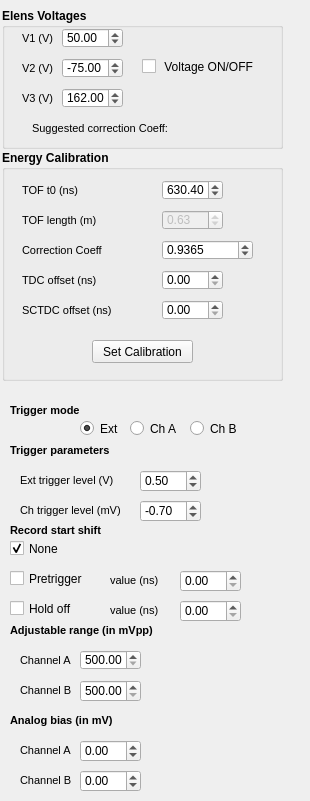
    <widget class="QWidget" name="aa">
     <attribute name="title">
      <string>Calibration</string>
     </attribute>
     <widget class="QLabel" name="label_10">
      <property name="geometry">
       <rect>
        <x>10</x>
        <y>440</y>
        <width>291</width>
        <height>21</height>
       </rect>
      </property>
      <property name="font">
       <font>
        <pointsize>8</pointsize>
        <weight>75</weight>
        <bold>true</bold>
       </font>
      </property>
      <property name="text">
       <string>Trigger parameters</string>
      </property>
     </widget>
     <widget class="QLabel" name="label_18">
      <property name="geometry">
       <rect>
        <x>10</x>
        <y>710</y>
        <width>290</width>
        <height>20</height>
       </rect>
      </property>
      <property name="font">
       <font>
        <pointsize>8</pointsize>
        <weight>75</weight>
        <bold>true</bold>
       </font>
      </property>
      <property name="text">
       <string>Analog bias (in mV)</string>
      </property>
     </widget>
     <widget class="QDoubleSpinBox" name="VbiasA_button">
      <property name="geometry">
       <rect>
        <x>80</x>
        <y>740</y>
        <width>61</width>
        <height>22</height>
       </rect>
      </property>
      <property name="minimum">
       <double>-500.000000000000000</double>
      </property>
      <property name="maximum">
       <double>500.000000000000000</double>
      </property>
      <property name="singleStep">
       <double>0.100000000000000</double>
      </property>
     </widget>
     <widget class="QLabel" name="label_21">
      <property name="geometry">
       <rect>
        <x>20</x>
        <y>740</y>
        <width>51</width>
        <height>21</height>
       </rect>
      </property>
      <property name="font">
       <font>
        <pointsize>8</pointsize>
        <weight>50</weight>
        <bold>false</bold>
       </font>
      </property>
      <property name="text">
       <string>Channel A</string>
      </property>
     </widget>
     <widget class="QLabel" name="label_32">
      <property name="geometry">
       <rect>
        <x>20</x>
        <y>770</y>
        <width>51</width>
        <height>21</height>
       </rect>
      </property>
      <property name="font">
       <font>
        <pointsize>8</pointsize>
        <weight>50</weight>
        <bold>false</bold>
       </font>
      </property>
      <property name="text">
       <string>Channel B</string>
      </property>
     </widget>
     <widget class="QDoubleSpinBox" name="VbiasB_button">
      <property name="geometry">
       <rect>
        <x>80</x>
        <y>770</y>
        <width>61</width>
        <height>22</height>
       </rect>
      </property>
      <property name="minimum">
       <double>-500.000000000000000</double>
      </property>
      <property name="maximum">
       <double>500.000000000000000</double>
      </property>
      <property name="singleStep">
       <double>0.100000000000000</double>
      </property>
     </widget>
     <widget class="QLabel" name="label_33">
      <property name="geometry">
       <rect>
        <x>20</x>
        <y>470</y>
        <width>101</width>
        <height>21</height>
       </rect>
      </property>
      <property name="font">
       <font>
        <pointsize>8</pointsize>
        <weight>50</weight>
        <bold>false</bold>
       </font>
      </property>
      <property name="text">
       <string>Ext trigger level (V)</string>
      </property>
     </widget>
     <widget class="QDoubleSpinBox" name="TrigExtLvl_button">
      <property name="geometry">
       <rect>
        <x>140</x>
        <y>470</y>
        <width>61</width>
        <height>22</height>
       </rect>
      </property>
      <property name="minimum">
       <double>-0.500000000000000</double>
      </property>
      <property name="maximum">
       <double>3.300000000000000</double>
      </property>
      <property name="singleStep">
       <double>0.100000000000000</double>
      </property>
      <property name="value">
       <double>0.500000000000000</double>
      </property>
     </widget>
     <widget class="QLabel" name="label_34">
      <property name="geometry">
       <rect>
        <x>20</x>
        <y>500</y>
        <width>111</width>
        <height>21</height>
       </rect>
      </property>
      <property name="font">
       <font>
        <pointsize>8</pointsize>
        <weight>50</weight>
        <bold>false</bold>
       </font>
      </property>
      <property name="text">
       <string>Ch trigger level (mV)</string>
      </property>
     </widget>
     <widget class="QDoubleSpinBox" name="TrigChLvl_button">
      <property name="geometry">
       <rect>
        <x>140</x>
        <y>500</y>
        <width>61</width>
        <height>22</height>
       </rect>
      </property>
      <property name="minimum">
       <double>-500.000000000000000</double>
      </property>
      <property name="maximum">
       <double>500.000000000000000</double>
      </property>
      <property name="singleStep">
       <double>0.100000000000000</double>
      </property>
      <property name="value">
       <double>-0.700000000000000</double>
      </property>
     </widget>
     <widget class="QLabel" name="label_16">
      <property name="geometry">
       <rect>
        <x>10</x>
        <y>520</y>
        <width>290</width>
        <height>21</height>
       </rect>
      </property>
      <property name="font">
       <font>
        <pointsize>8</pointsize>
        <weight>75</weight>
        <bold>true</bold>
       </font>
      </property>
      <property name="text">
       <string>Record start shift</string>
      </property>
     </widget>
     <widget class="QCheckBox" name="NoPretriggerHoldoff_button">
      <property name="geometry">
       <rect>
        <x>10</x>
        <y>540</y>
        <width>161</width>
        <height>17</height>
       </rect>
      </property>
      <property name="text">
       <string>None</string>
      </property>
      <property name="checked">
       <bool>true</bool>
      </property>
     </widget>
     <widget class="QCheckBox" name="Pretrigger_button">
      <property name="geometry">
       <rect>
        <x>10</x>
        <y>570</y>
        <width>161</width>
        <height>17</height>
       </rect>
      </property>
      <property name="text">
       <string>Pretrigger</string>
      </property>
      <property name="checked">
       <bool>false</bool>
      </property>
     </widget>
     <widget class="QCheckBox" name="Holdoff_button">
      <property name="geometry">
       <rect>
        <x>10</x>
        <y>600</y>
        <width>161</width>
        <height>17</height>
       </rect>
      </property>
      <property name="text">
       <string>Hold off</string>
      </property>
      <property name="checked">
       <bool>false</bool>
      </property>
     </widget>
     <widget class="QLabel" name="label_35">
      <property name="geometry">
       <rect>
        <x>110</x>
        <y>570</y>
        <width>61</width>
        <height>21</height>
       </rect>
      </property>
      <property name="font">
       <font>
        <pointsize>8</pointsize>
        <weight>50</weight>
        <bold>false</bold>
       </font>
      </property>
      <property name="text">
       <string>value (ns)</string>
      </property>
     </widget>
     <widget class="QDoubleSpinBox" name="PretriggerVal_button">
      <property name="geometry">
       <rect>
        <x>180</x>
        <y>570</y>
        <width>61</width>
        <height>22</height>
       </rect>
      </property>
     </widget>
     <widget class="QLabel" name="label_36">
      <property name="geometry">
       <rect>
        <x>110</x>
        <y>600</y>
        <width>61</width>
        <height>21</height>
       </rect>
      </property>
      <property name="font">
       <font>
        <pointsize>8</pointsize>
        <weight>50</weight>
        <bold>false</bold>
       </font>
      </property>
      <property name="text">
       <string>value (ns)</string>
      </property>
     </widget>
     <widget class="QDoubleSpinBox" name="HoldoffVal_button">
      <property name="geometry">
       <rect>
        <x>180</x>
        <y>600</y>
        <width>61</width>
        <height>22</height>
       </rect>
      </property>
     </widget>
     <widget class="QRadioButton" name="TrigB_button">
      <property name="geometry">
       <rect>
        <x>190</x>
        <y>420</y>
        <width>82</width>
        <height>17</height>
       </rect>
      </property>
      <property name="text">
       <string>Ch B</string>
      </property>
      <property name="autoExclusive">
       <bool>false</bool>
      </property>
     </widget>
     <widget class="QRadioButton" name="TrigExt_button">
      <property name="geometry">
       <rect>
        <x>80</x>
        <y>420</y>
        <width>82</width>
        <height>17</height>
       </rect>
      </property>
      <property name="text">
       <string>Ext</string>
      </property>
      <property name="checked">
       <bool>true</bool>
      </property>
      <property name="autoExclusive">
       <bool>false</bool>
      </property>
     </widget>
     <widget class="QRadioButton" name="TrigA_button">
      <property name="geometry">
       <rect>
        <x>130</x>
        <y>420</y>
        <width>82</width>
        <height>17</height>
       </rect>
      </property>
      <property name="text">
       <string>Ch A</string>
      </property>
      <property name="checked">
       <bool>false</bool>
      </property>
      <property name="autoExclusive">
       <bool>false</bool>
      </property>
     </widget>
     <widget class="QLabel" name="label_17">
      <property name="geometry">
       <rect>
        <x>10</x>
        <y>400</y>
        <width>291</width>
        <height>21</height>
       </rect>
      </property>
      <property name="font">
       <font>
        <pointsize>8</pointsize>
        <weight>75</weight>
        <bold>true</bold>
       </font>
      </property>
      <property name="text">
       <string>Trigger mode</string>
      </property>
     </widget>
     <widget class="QLabel" name="label_41">
      <property name="geometry">
       <rect>
        <x>10</x>
        <y>620</y>
        <width>290</width>
        <height>20</height>
       </rect>
      </property>
      <property name="font">
       <font>
        <pointsize>8</pointsize>
        <weight>75</weight>
        <bold>true</bold>
       </font>
      </property>
      <property name="text">
       <string>Adjustable range (in mVpp)</string>
      </property>
     </widget>
     <widget class="QLabel" name="label_42">
      <property name="geometry">
       <rect>
        <x>20</x>
        <y>650</y>
        <width>51</width>
        <height>20</height>
       </rect>
      </property>
      <property name="font">
       <font>
        <pointsize>8</pointsize>
        <weight>50</weight>
        <bold>false</bold>
       </font>
      </property>
      <property name="text">
       <string>Channel A</string>
      </property>
     </widget>
     <widget class="QDoubleSpinBox" name="VrangeA_button">
      <property name="geometry">
       <rect>
        <x>80</x>
        <y>650</y>
        <width>61</width>
        <height>20</height>
       </rect>
      </property>
      <property name="minimum">
       <double>500.000000000000000</double>
      </property>
      <property name="maximum">
       <double>16000.000000000000000</double>
      </property>
      <property name="singleStep">
       <double>10.000000000000000</double>
      </property>
     </widget>
     <widget class="QDoubleSpinBox" name="VrangeB_button">
      <property name="geometry">
       <rect>
        <x>80</x>
        <y>680</y>
        <width>61</width>
        <height>22</height>
       </rect>
      </property>
      <property name="minimum">
       <double>500.000000000000000</double>
      </property>
      <property name="maximum">
       <double>160000.000000000000000</double>
      </property>
      <property name="singleStep">
       <double>1.000000000000000</double>
      </property>
     </widget>
     <widget class="QLabel" name="label_43">
      <property name="geometry">
       <rect>
        <x>20</x>
        <y>680</y>
        <width>51</width>
        <height>21</height>
       </rect>
      </property>
      <property name="font">
       <font>
        <pointsize>8</pointsize>
        <weight>50</weight>
        <bold>false</bold>
       </font>
      </property>
      <property name="text">
       <string>Channel B</string>
      </property>
     </widget>
     <widget class="QGroupBox" name="groupBox_3">
      <property name="geometry">
       <rect>
        <x>2</x>
        <y>150</y>
        <width>281</width>
        <height>231</height>
       </rect>
      </property>
      <property name="font">
       <font>
        <weight>75</weight>
        <bold>true</bold>
       </font>
      </property>
      <property name="title">
       <string>Energy Calibration</string>
      </property>
      <widget class="QDoubleSpinBox" name="TOFT0_button">
       <property name="geometry">
        <rect>
         <x>160</x>
         <y>30</y>
         <width>61</width>
         <height>20</height>
        </rect>
       </property>
       <property name="font">
        <font>
         <weight>50</weight>
         <bold>false</bold>
        </font>
       </property>
       <property name="decimals">
        <number>2</number>
       </property>
       <property name="minimum">
        <double>0.000000000000000</double>
       </property>
       <property name="maximum">
        <double>2000.000000000000000</double>
       </property>
       <property name="value">
        <double>630.399999999999977</double>
       </property>
      </widget>
      <widget class="QLabel" name="label_46">
       <property name="geometry">
        <rect>
         <x>20</x>
         <y>30</y>
         <width>121</width>
         <height>21</height>
        </rect>
       </property>
       <property name="font">
        <font>
         <pointsize>8</pointsize>
         <weight>50</weight>
         <bold>false</bold>
        </font>
       </property>
       <property name="text">
        <string>TOF t0 (ns)</string>
       </property>
      </widget>
      <widget class="QLabel" name="label_47">
       <property name="geometry">
        <rect>
         <x>20</x>
         <y>90</y>
         <width>121</width>
         <height>21</height>
        </rect>
       </property>
       <property name="font">
        <font>
         <pointsize>8</pointsize>
         <weight>50</weight>
         <bold>false</bold>
        </font>
       </property>
       <property name="text">
        <string>Correction Coeff</string>
       </property>
      </widget>
      <widget class="QDoubleSpinBox" name="CalibCoeff_button">
       <property name="geometry">
        <rect>
         <x>160</x>
         <y>90</y>
         <width>91</width>
         <height>20</height>
        </rect>
       </property>
       <property name="font">
        <font>
         <weight>50</weight>
         <bold>false</bold>
        </font>
       </property>
       <property name="decimals">
        <number>4</number>
       </property>
       <property name="minimum">
        <double>0.000000000000000</double>
       </property>
       <property name="maximum">
        <double>10.000000000000000</double>
       </property>
       <property name="value">
        <double>0.936500000000000</double>
       </property>
      </widget>
      <widget class="QLabel" name="label_48">
       <property name="geometry">
        <rect>
         <x>20</x>
         <y>60</y>
         <width>121</width>
         <height>21</height>
        </rect>
       </property>
       <property name="font">
        <font>
         <pointsize>8</pointsize>
         <weight>50</weight>
         <bold>false</bold>
        </font>
       </property>
       <property name="text">
        <string>TOF length (m)</string>
       </property>
      </widget>
      <widget class="QDoubleSpinBox" name="TOFlength_button">
       <property name="enabled">
        <bool>false</bool>
       </property>
       <property name="geometry">
        <rect>
         <x>160</x>
         <y>60</y>
         <width>61</width>
         <height>20</height>
        </rect>
       </property>
       <property name="font">
        <font>
         <weight>50</weight>
         <bold>false</bold>
        </font>
       </property>
       <property name="decimals">
        <number>2</number>
       </property>
       <property name="minimum">
        <double>0.000000000000000</double>
       </property>
       <property name="maximum">
        <double>2000.000000000000000</double>
       </property>
       <property name="singleStep">
        <double>0.001000000000000</double>
       </property>
       <property name="value">
        <double>0.630000000000000</double>
       </property>
      </widget>
      <widget class="QLabel" name="label_52">
       <property name="geometry">
        <rect>
         <x>20</x>
         <y>120</y>
         <width>121</width>
         <height>21</height>
        </rect>
       </property>
       <property name="font">
        <font>
         <pointsize>8</pointsize>
         <weight>50</weight>
         <bold>false</bold>
        </font>
       </property>
       <property name="text">
        <string>TDC offset (ns)</string>
       </property>
      </widget>
      <widget class="QDoubleSpinBox" name="TDCOffset_button">
       <property name="geometry">
        <rect>
         <x>160</x>
         <y>120</y>
         <width>61</width>
         <height>20</height>
        </rect>
       </property>
       <property name="font">
        <font>
         <weight>50</weight>
         <bold>false</bold>
        </font>
       </property>
       <property name="decimals">
        <number>2</number>
       </property>
       <property name="minimum">
        <double>0.000000000000000</double>
       </property>
       <property name="maximum">
        <double>2000.000000000000000</double>
       </property>
       <property name="value">
        <double>0.000000000000000</double>
       </property>
      </widget>
      <widget class="QLabel" name="label_53">
       <property name="geometry">
        <rect>
         <x>20</x>
         <y>150</y>
         <width>120</width>
         <height>21</height>
        </rect>
       </property>
       <property name="font">
        <font>
         <pointsize>8</pointsize>
         <weight>50</weight>
         <bold>false</bold>
        </font>
       </property>
       <property name="text">
        <string>SCTDC offset (ns)</string>
       </property>
      </widget>
      <widget class="QDoubleSpinBox" name="SCTDCOffset_button">
       <property name="geometry">
        <rect>
         <x>160</x>
         <y>150</y>
         <width>61</width>
         <height>20</height>
        </rect>
       </property>
       <property name="font">
        <font>
         <weight>50</weight>
         <bold>false</bold>
        </font>
       </property>
       <property name="decimals">
        <number>2</number>
       </property>
       <property name="minimum">
        <double>0.000000000000000</double>
       </property>
       <property name="maximum">
        <double>2000.000000000000000</double>
       </property>
       <property name="value">
        <double>0.000000000000000</double>
       </property>
      </widget>
      <widget class="QPushButton" name="SetCalib_button">
       <property name="geometry">
        <rect>
         <x>90</x>
         <y>190</y>
         <width>101</width>
         <height>23</height>
        </rect>
       </property>
       <property name="font">
        <font>
         <weight>50</weight>
         <bold>false</bold>
        </font>
       </property>
       <property name="text">
        <string>Set Calibration</string>
       </property>
      </widget>
     </widget>
     <widget class="QGroupBox" name="groupBox_4">
      <property name="geometry">
       <rect>
        <x>2</x>
        <y>8</y>
        <width>281</width>
        <height>141</height>
       </rect>
      </property>
      <property name="font">
       <font>
        <weight>75</weight>
        <bold>true</bold>
       </font>
      </property>
      <property name="title">
       <string>Elens Voltages</string>
      </property>
      <widget class="QLabel" name="label_49">
       <property name="geometry">
        <rect>
         <x>20</x>
         <y>20</y>
         <width>31</width>
         <height>21</height>
        </rect>
       </property>
       <property name="font">
        <font>
         <pointsize>8</pointsize>
         <weight>50</weight>
         <bold>false</bold>
        </font>
       </property>
       <property name="text">
        <string>V1 (V)</string>
       </property>
      </widget>
      <widget class="QLabel" name="label_50">
       <property name="geometry">
        <rect>
         <x>20</x>
         <y>50</y>
         <width>31</width>
         <height>21</height>
        </rect>
       </property>
       <property name="font">
        <font>
         <pointsize>8</pointsize>
         <weight>50</weight>
         <bold>false</bold>
        </font>
       </property>
       <property name="text">
        <string>V2 (V)</string>
       </property>
      </widget>
      <widget class="QLabel" name="label_51">
       <property name="geometry">
        <rect>
         <x>20</x>
         <y>80</y>
         <width>31</width>
         <height>21</height>
        </rect>
       </property>
       <property name="font">
        <font>
         <pointsize>8</pointsize>
         <weight>50</weight>
         <bold>false</bold>
        </font>
       </property>
       <property name="text">
        <string>V3 (V)</string>
       </property>
      </widget>
      <widget class="QDoubleSpinBox" name="V1_button">
       <property name="geometry">
        <rect>
         <x>60</x>
         <y>20</y>
         <width>61</width>
         <height>20</height>
        </rect>
       </property>
       <property name="font">
        <font>
         <weight>50</weight>
         <bold>false</bold>
        </font>
       </property>
       <property name="decimals">
        <number>2</number>
       </property>
       <property name="minimum">
        <double>-1000.000000000000000</double>
       </property>
       <property name="maximum">
        <double>1000.000000000000000</double>
       </property>
       <property name="value">
        <double>50.000000000000000</double>
       </property>
      </widget>
      <widget class="QDoubleSpinBox" name="V2_button">
       <property name="geometry">
        <rect>
         <x>60</x>
         <y>50</y>
         <width>61</width>
         <height>20</height>
        </rect>
       </property>
       <property name="font">
        <font>
         <weight>50</weight>
         <bold>false</bold>
        </font>
       </property>
       <property name="decimals">
        <number>2</number>
       </property>
       <property name="minimum">
        <double>-1000.000000000000000</double>
       </property>
       <property name="maximum">
        <double>1000.000000000000000</double>
       </property>
       <property name="value">
        <double>-75.000000000000000</double>
       </property>
      </widget>
      <widget class="QDoubleSpinBox" name="V3_button">
       <property name="geometry">
        <rect>
         <x>60</x>
         <y>80</y>
         <width>61</width>
         <height>20</height>
        </rect>
       </property>
       <property name="font">
        <font>
         <weight>50</weight>
         <bold>false</bold>
        </font>
       </property>
       <property name="decimals">
        <number>2</number>
       </property>
       <property name="minimum">
        <double>-1000.000000000000000</double>
       </property>
       <property name="maximum">
        <double>1000.000000000000000</double>
       </property>
       <property name="value">
        <double>162.000000000000000</double>
       </property>
      </widget>
      <widget class="QCheckBox" name="VOnOff_button">
       <property name="geometry">
        <rect>
         <x>140</x>
         <y>50</y>
         <width>121</width>
         <height>17</height>
        </rect>
       </property>
       <property name="font">
        <font>
         <weight>50</weight>
         <bold>false</bold>
        </font>
       </property>
       <property name="text">
        <string> Voltage ON/OFF</string>
       </property>
       <property name="checked">
        <bool>false</bool>
       </property>
      </widget>
      <widget class="QLabel" name="Coeff_info">
       <property name="geometry">
        <rect>
         <x>30</x>
         <y>110</y>
         <width>231</width>
         <height>21</height>
        </rect>
       </property>
       <property name="font">
        <font>
         <pointsize>8</pointsize>
         <weight>50</weight>
         <bold>false</bold>
        </font>
       </property>
       <property name="text">
        <string>Suggested correction Coeff:</string>
       </property>
      </widget>
     </widget>
    </widget>
